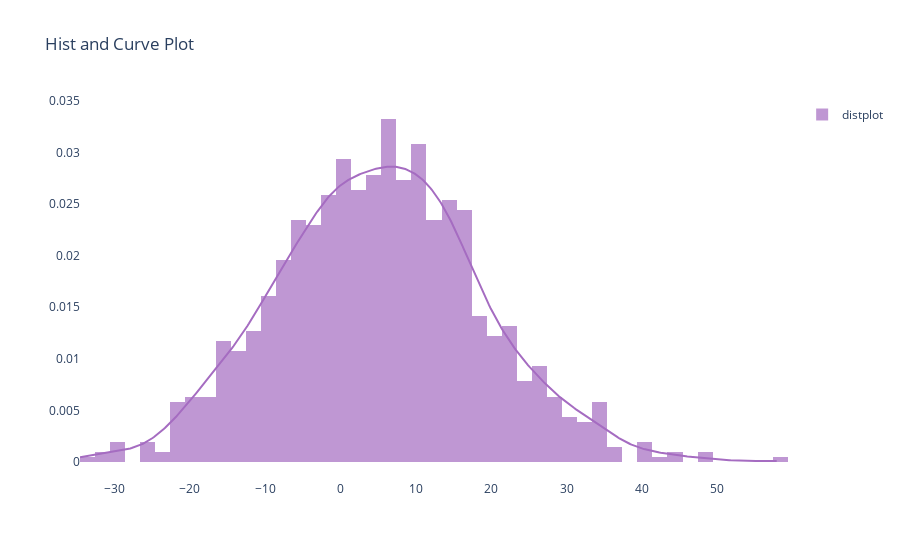

The notebook cell saved with this chart:
### Markdown cell above
##### Appendex

### Code cell
import plotly.figure_factory as ff

group_labels = ['Group 1', 'Group 2', 'Group 3']
colors = ['#A56CC1', '#A6ACEC', '#63F5EF','#2BCDC1']

# Create distplot with curve_type set to 'normal'
fig = ff.create_distplot([attention_values_1], group_labels = ['distplot'], colors=colors,
                         bin_size=2., show_rug=False, )

# Add title
fig.update_layout(title_text='Hist and Curve Plot',
                  plot_bgcolor='rgba(0, 0, 0, 0)',
                  #paper_bgcolor='rgba(0, 0, 0, 0)'
                 )
fig.show()

### Figure 1 — Plotly figure (JSON) as saved in the notebook; plotly's stock layout.template omitted (floating-point values rounded to 4 significant figures; data arrays with more than 128 entries replaced by an {"elided": "..."} marker saying what was removed)
{"data": [{"autobinx": false, "histnorm": "probability density", "legendgroup": "distplot", "marker": {"color": "#A56CC1"}, "name": "distplot", "opacity": 0.7, "type": "histogram", "x": {"elided": "1023 float values"}, "xaxis": "x", "xbins": {"end": 58.08, "size": 2, "start": -34.6}, "yaxis": "y"}, {"legendgroup": "distplot", "marker": {"color": "#A56CC1"}, "mode": "lines", "name": "distplot", "showlegend": false, "type": "scatter", "x": {"elided": "500 float values"}, "xaxis": "x", "y": {"elided": "500 float values"}, "yaxis": "y"}], "layout": {"barmode": "overlay", "hovermode": "closest", "legend": {"traceorder": "reversed"}, "plot_bgcolor": "rgba(0, 0, 0, 0)", "title": {"text": "Hist and Curve Plot"}, "xaxis": {"anchor": "y2", "domain": [0, 1], "zeroline": false}, "yaxis": {"anchor": "free", "domain": [0, 1], "position": 0}}}
